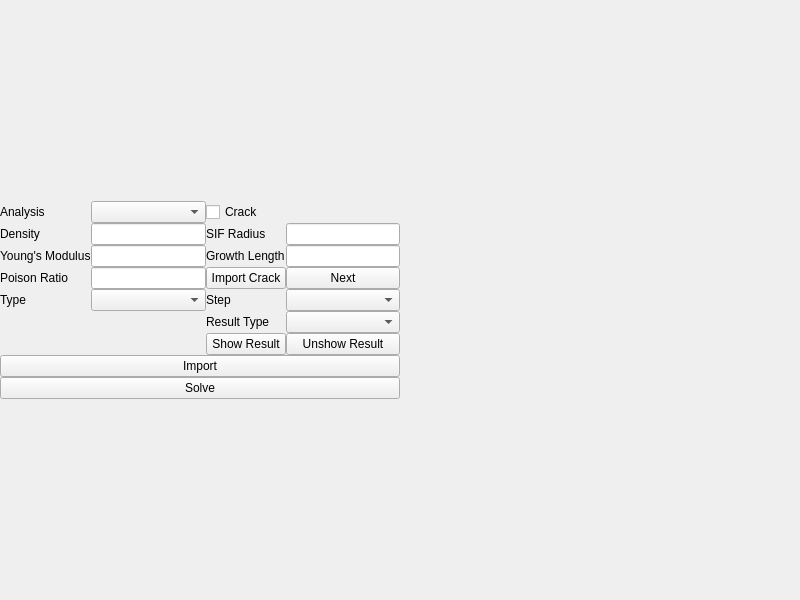
<?xml version="1.0" encoding="UTF-8"?>
<ui version="4.0">
 <class>HornetWindow</class>
 <widget class="QMainWindow" name="HornetWindow">
  <property name="geometry">
   <rect>
    <x>0</x>
    <y>0</y>
    <width>800</width>
    <height>600</height>
   </rect>
  </property>
  <property name="windowTitle">
   <string>HornetWindow</string>
  </property>
  <widget class="QWidget" name="centralwidget">
   <layout class="QVBoxLayout" name="verticalLayout_2">
    <property name="spacing">
     <number>0</number>
    </property>
    <property name="leftMargin">
     <number>0</number>
    </property>
    <property name="topMargin">
     <number>0</number>
    </property>
    <property name="rightMargin">
     <number>0</number>
    </property>
    <property name="bottomMargin">
     <number>0</number>
    </property>
    <item>
     <layout class="QHBoxLayout" name="horizontalLayout">
      <property name="spacing">
       <number>0</number>
      </property>
      <property name="rightMargin">
       <number>0</number>
      </property>
      <item>
       <layout class="QVBoxLayout" name="verticalLayout">
        <item>
         <layout class="QGridLayout" name="gridLayout">
          <item row="2" column="1">
           <widget class="QLineEdit" name="lineEditModulus"/>
          </item>
          <item row="0" column="1">
           <widget class="QComboBox" name="comboBoxAnalysis"/>
          </item>
          <item row="4" column="3">
           <widget class="QComboBox" name="comboBoxStep"/>
          </item>
          <item row="3" column="3">
           <widget class="QPushButton" name="pushButtonNext">
            <property name="text">
             <string>Next</string>
            </property>
           </widget>
          </item>
          <item row="3" column="1">
           <widget class="QLineEdit" name="lineEditPoison"/>
          </item>
          <item row="0" column="2">
           <widget class="QCheckBox" name="checkBoxCrack">
            <property name="text">
             <string>Crack</string>
            </property>
           </widget>
          </item>
          <item row="3" column="0">
           <widget class="QLabel" name="label_4">
            <property name="text">
             <string>Poison Ratio</string>
            </property>
           </widget>
          </item>
          <item row="3" column="2">
           <widget class="QPushButton" name="pushButtonImportCrack">
            <property name="text">
             <string>Import Crack</string>
            </property>
           </widget>
          </item>
          <item row="6" column="3">
           <widget class="QPushButton" name="pushButtonUnshowResult">
            <property name="text">
             <string>Unshow Result</string>
            </property>
           </widget>
          </item>
          <item row="2" column="3">
           <widget class="QLineEdit" name="lineEditGrowthLength"/>
          </item>
          <item row="1" column="1">
           <widget class="QLineEdit" name="lineEditDensity"/>
          </item>
          <item row="1" column="2">
           <widget class="QLabel" name="label_7">
            <property name="text">
             <string>SIF Radius</string>
            </property>
           </widget>
          </item>
          <item row="4" column="1">
           <widget class="QComboBox" name="comboBoxType"/>
          </item>
          <item row="6" column="2">
           <widget class="QPushButton" name="pushButtonShowResult">
            <property name="text">
             <string>Show Result</string>
            </property>
           </widget>
          </item>
          <item row="1" column="0">
           <widget class="QLabel" name="label_2">
            <property name="text">
             <string>Density</string>
            </property>
           </widget>
          </item>
          <item row="4" column="0">
           <widget class="QLabel" name="label_5">
            <property name="text">
             <string>Type</string>
            </property>
           </widget>
          </item>
          <item row="1" column="3">
           <widget class="QLineEdit" name="lineEditSifRadius"/>
          </item>
          <item row="2" column="0">
           <widget class="QLabel" name="label_3">
            <property name="text">
             <string>Young's Modulus</string>
            </property>
           </widget>
          </item>
          <item row="2" column="2">
           <widget class="QLabel" name="label_6">
            <property name="text">
             <string>Growth Length</string>
            </property>
           </widget>
          </item>
          <item row="4" column="2">
           <widget class="QLabel" name="label_8">
            <property name="text">
             <string>Step</string>
            </property>
           </widget>
          </item>
          <item row="0" column="0">
           <widget class="QLabel" name="label">
            <property name="text">
             <string>Analysis</string>
            </property>
           </widget>
          </item>
          <item row="5" column="3">
           <widget class="QComboBox" name="comboBoxResultType"/>
          </item>
          <item row="5" column="2">
           <widget class="QLabel" name="label_9">
            <property name="text">
             <string>Result Type</string>
            </property>
           </widget>
          </item>
         </layout>
        </item>
        <item>
         <widget class="QPushButton" name="pushButtonImport">
          <property name="text">
           <string>Import</string>
          </property>
         </widget>
        </item>
        <item>
         <widget class="QPushButton" name="pushButtonSolve">
          <property name="text">
           <string>Solve</string>
          </property>
         </widget>
        </item>
       </layout>
      </item>
      <item>
       <spacer name="horizontalSpacer">
        <property name="orientation">
         <enum>Qt::Orientation::Horizontal</enum>
        </property>
        <property name="sizeHint" stdset="0">
         <size>
          <width>40</width>
          <height>20</height>
         </size>
        </property>
       </spacer>
      </item>
     </layout>
    </item>
   </layout>
  </widget>
 </widget>
 <resources/>
 <connections/>
</ui>
